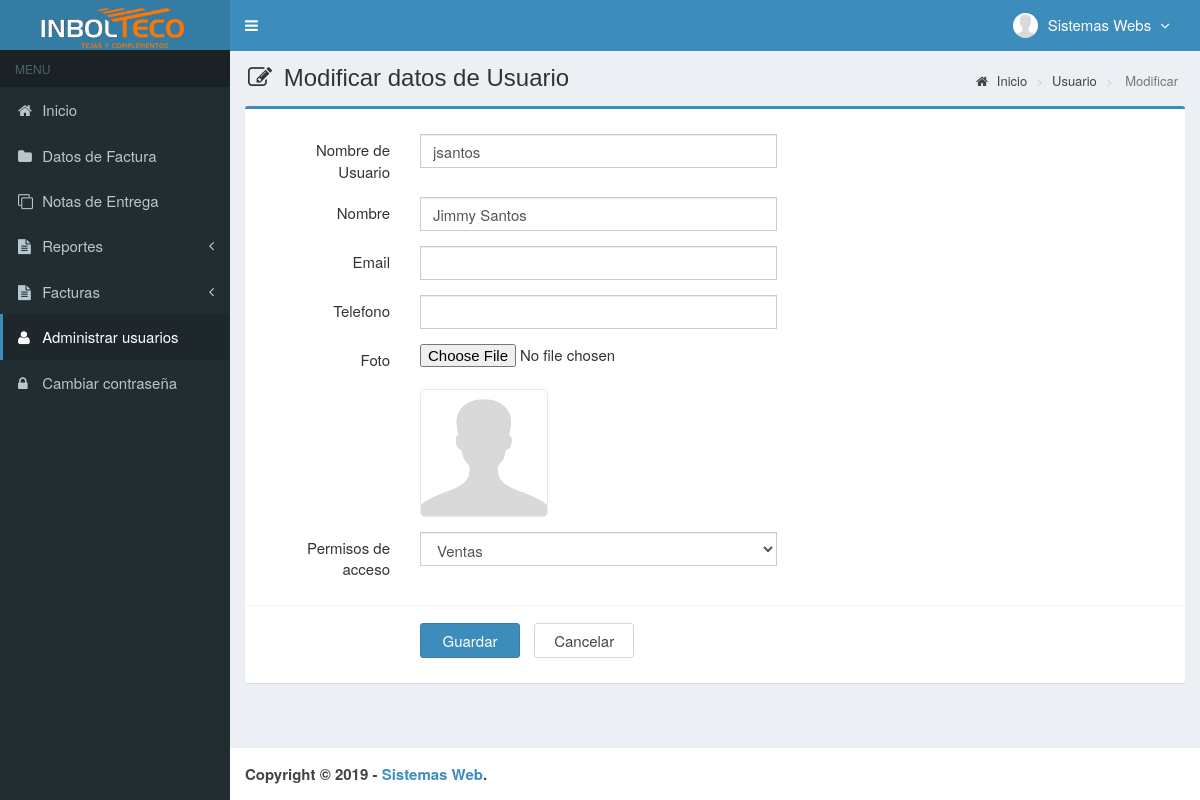
/main.php?module=form_user&form=edit&id=7 (signed in), run on the app's committed database.
### tables this page shows
CREATE TABLE IF NOT EXISTS `usuarios` (
  `id_user` int(3) NOT NULL AUTO_INCREMENT,
  `username` varchar(50) NOT NULL,
  `name_user` varchar(50) NOT NULL,
  `password` varchar(50) NOT NULL,
  `email` varchar(50) DEFAULT NULL,
  `telefono` varchar(13) DEFAULT NULL,
  `foto` varchar(100) DEFAULT NULL,
  `permisos_acceso` enum('Super Admin','Gerente','Ventas') NOT NULL,
  `status` enum('activo','bloqueado') NOT NULL DEFAULT 'activo',
  `created_at` timestamp NOT NULL DEFAULT CURRENT_TIMESTAMP ON UPDATE CURRENT_TIMESTAMP,
  `updated_at` timestamp NOT NULL DEFAULT '0000-00-00 00:00:00',
  PRIMARY KEY (`id_user`),
  KEY `level` (`permisos_acceso`)
);

### modules/user/form.php (the view, shortened to what this page needs)
<?php
if ($_GET['form']=='add') { ?>
  <section class="content-header">
    <h1>
      <i class="fa fa-edit icon-title"></i> Agregar Usuario
    </h1>
    <ol class="breadcrumb">
      <li><a href="?module=start"><i class="fa fa-home"></i> Inicio </a></li>
      <li><a href="?module=user"> Usuario </a></li>
      <li class="active"> agregar </li>
    </ol>
  </section>
  <section class="content">
    <div class="row">
      <div class="col-md-12">
        <div class="box box-primary">
          <form role="form" class="form-horizontal" method="POST" action="modules/user/proses.php?act=insert" enctype="multipart/form-data">
            <div class="box-body">
              <div class="form-group">
                <label class="col-sm-2 control-label">Nombre de usuario</label>
                <div class="col-sm-5">
                  <input type="text" class="form-control" name="username" autocomplete="off" required>
                </div>
              </div>
              <div class="form-group">
                <label class="col-sm-2 control-label">Contraseña</label>
                <div class="col-sm-5">
                  <input type="password" class="form-control" name="password" autocomplete="off" required>
                </div>
              </div>
              <div class="form-group">
                <label class="col-sm-2 control-label">Nombre</label>
                <div class="col-sm-5">
                  <input type="text" class="form-control" name="name_user" autocomplete="off" required>
                </div>
              </div>
              <div class="form-group">
                <label class="col-sm-2 control-label">Permisos de acceso</label>
                <div class="col-sm-5">
                  <select class="form-control" name="permisos_acceso" required>
                    <option value=""></option>
                    <option value="Super Admin">Super Admin</option>
                    <option value="Gerente">Gerente</option>
                    <option value="Ventas">Ventas</option>
                  </select>
                </div>
              </div>
            </div>
            <div class="box-footer">
              <div class="form-group">
                <div class="col-sm-offset-2 col-sm-10">
                  <input type="submit" class="btn btn-primary btn-submit" name="Guardar" value="Guardar">
                  <a href="?module=user" class="btn btn-default btn-reset">Cancelar</a>
                </div>
              </div>
            </div>
          </form>
        </div>
      </div>
    </div>
  </section>
<?php
}
elseif ($_GET['form']=='edit') {
  	if (isset($_GET['id'])) {
      $query = mysqli_query($mysqli, "SELECT * FROM usuarios WHERE id_user='$_GET[id]'")
                                      or die('error: '.mysqli_error($mysqli));
      $data  = mysqli_fetch_assoc($query);
  	}
?>
  <section class="content-header">
    <h1>
      <i class="fa fa-edit icon-title"></i> Modificar datos de Usuario
    </h1>
    <ol class="breadcrumb">
      <li><a href="?module=beranda"><i class="fa fa-home"></i> Inicio</a></li>
      <li><a href="?module=user"> Usuario </a></li>
      <li class="active"> Modificar </li>
    </ol>
  </section>
  <section class="content">
    <div class="row">
      <div class="col-md-12">
        <div class="box box-primary">
          <form role="form" class="form-horizontal" method="POST" action="modules/user/proses.php?act=update" enctype="multipart/form-data">
            <div class="box-body">
              <div class="form-group">
                <label class="col-sm-2 control-label">Nombre de Usuario</label>
                <div class="col-sm-5">
                  <input type="text" class="form-control" name="username" autocomplete="off" value="<?php echo $data['username']; ?>" required>
                </div>
              </div>
              <div class="form-group">
                <label class="col-sm-2 control-label">Nombre</label>
                <div class="col-sm-5">
                  <input type="text" class="form-control" name="name_user" autocomplete="off" value="<?php echo $data['name_user']; ?>" required>
                </div>
              </div>
              <div class="form-group">
                <label class="col-sm-2 control-label">Email</label>
                <div class="col-sm-5">
                  <input type="email" class="form-control" name="email" autocomplete="off" value="<?php echo $data['email']; ?>">
                </div>
              </div>
              <div class="form-group">
                <label class="col-sm-2 control-label">Telefono</label>
                <div class="col-sm-5">
                  <input type="text" class="form-control" name="telefono" autocomplete="off" maxlength="13" onKeyPress="return goodchars(event,'0123456789',this)" value="<?php echo $data['telefono']; ?>">
                </div>
              </div>
            <div class="form-group">
                <label class="col-sm-2 control-label">Foto</label>
                <div class="col-sm-5">
                  <input type="file" name="foto">
                  <br/>
                <?php
                if ($data['foto']=="") { ?>
                  <img style="border:1px solid #eaeaea;border-radius:5px;" src="images/user/user-default.png" width="128">
                <?php
                }
                else { ?>
                  <img style="border:1px solid #eaeaea;border-radius:5px;" src="images/user/<?php echo $data['foto']; ?>" width="128">
                <?php
                }
                ?>
                </div>
              </div>
              <div class="form-group">
                <label class="col-sm-2 control-label">Permisos de acceso</label>
                <div class="col-sm-5">
                  <select class="form-control" name="permisos_acceso" required>
                    <option value="<?php echo $data['permisos_acceso']; ?>"><?php echo $data['permisos_acceso']; ?></option>
                  </select>
                </div>
              </div>
            </div>
            <div class="box-footer">
              <div class="form-group">
                <div class="col-sm-offset-2 col-sm-10">
                  <input type="submit" class="btn btn-primary btn-submit" name="Guardar" value="Guardar">
                  <a href="?module=user" class="btn btn-default btn-reset">Cancelar</a>
                </div>
              </div>
            </div>
          </form>
        </div>
      </div>
    </div>
  </section>
<?php
}
?>

### top-menu.php (shortened to what this page needs)
<?php
require_once "config/database.php";
$query = mysqli_query($mysqli, "SELECT id_user, name_user, foto, permisos_acceso FROM usuarios WHERE id_user='$_SESSION[id_user]'")
                                or die('error: '.mysqli_error($mysqli));
$data = mysqli_fetch_assoc($query);
?>
<li class="dropdown user user-menu">
  <a href="#" class="dropdown-toggle" data-toggle="dropdown">
  <?php
  if ($data['foto']=="") { ?>
    <img src="images/user/user-default.png" class="user-image" alt="User Image"/>
  <?php
  }
  else { ?>
    <img src="images/user/<?php echo $data['foto']; ?>" class="user-image" alt="User Image"/>
  <?php
  }
  ?>
    <span class="hidden-xs"><?php echo $data['name_user']; ?> <i style="margin-left:5px" class="fa fa-angle-down"></i></span>
  </a>
</li>

### assets/css/style.css (style rules this page uses)
.form-horizontal .control-label { margin-bottom: 0; padding-top: 5px; text-align: right; }
label { display: inline-block; font-size: 15px; font-weight: 400; margin-bottom: 5px; max-width: 100%; }
.form-control { background-color: #fff; background-image: none; border: 1px solid #ccc; border-radius: 4px; box-shadow: 0 1px 1px rgba(0, 0, 0, 0.075) inset; color: #555; display: block; font-size: 15px; height: 34px; line-height: 1.42857; padding: 6px 12px; transition: border-color 0.15s ease-in-out 0s, box-shadow 0.15s ease-in-out 0s; width: 100%; }
.btn-default { background-color: #fff; border-color: #d2d6de; color: #444; }
.content-header { padding: 15px 18px 0; position: relative; }
.content-header > .breadcrumb { background: transparent none repeat scroll 0 0; border-radius: 2px; float: right; font-size: 13px; margin-bottom: 0; margin-top: 0; padding: 7px 12px; position: absolute; right: 10px; top: 15px; }
.btn-submit { width: 100px; margin-top: 7px; margin-right: 10px; font-size: 15px; }
.btn-reset { width: 100px; margin-top: 7px; font-size: 15px; }
.icon-title { margin-right: 5px; }
body { background-color: #fff; color: #333; font-size: 15px; line-height: 1.42857; }

### data on the page
usuarios: foto (placeholder picture), name_user "Sistemas Webs"
usuarios: username "jsantos", name_user "Jimmy Santos", permisos_acceso "Ventas"
